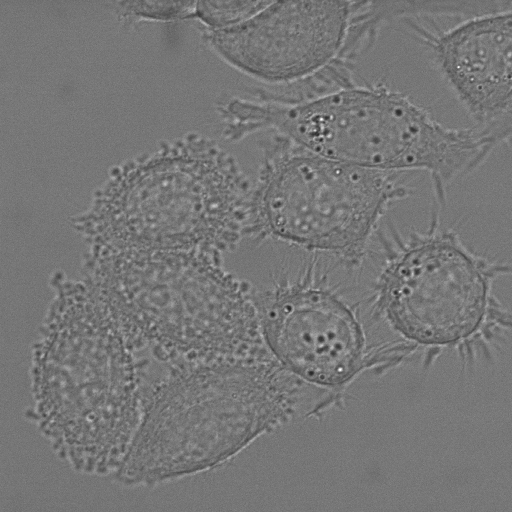
#> input picture DIC-C2DH-HeLa/01/t002.tif, 512 x 512 px, given in place of t%03d.tif, which was not available
$ jupyter execute --allow-errors Normal.ipynb
#> lines starting #> are read from the running program, lines starting #| are printed output that depends on the picture; after the words box and inside, x2 and y2 are one past the last pixel; in counts of white or black regions, pixels touching at a corner belong together; pictures that were not available may be replaced by others from this repository, and a replacement may not be noted
[cell 1]
import cv2
import numpy as np
import matplotlib.pyplot as plt
import imutils

cap=cv2.VideoCapture("./Fluo-N2DL-HeLa/Sequence 1/t%03d.tif")

ret, frame1=cap.read()
#> frame1 is the input picture: shape (512, 512, 3); min 36, max 255, mean 118.2
#> `ret,thresh=cv2.threshold(img_gray,129,255,cv2.THRESH_BINARY)`:
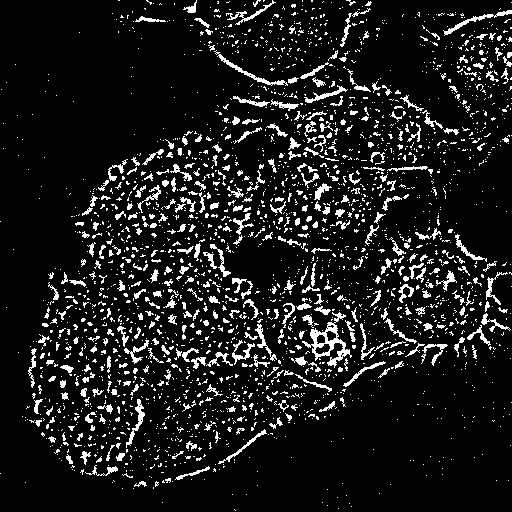
#> thresh: shape (512, 512); 10.5% white in thin lines or dots
#> `blured = cv2.morphologyEx(thresh, cv2.MORPH_OPEN, kernel, iterations=1)`:
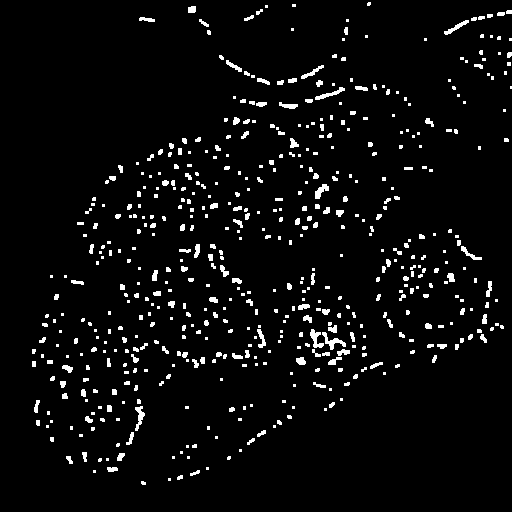
#> blured: shape (512, 512); 4.4% white; 557 white regions (352 under 20 px)
#> `contours = cv2.findContours(blured,cv2.RETR_TREE,cv2.CHAIN_APPROX_SIMP..`: contours = 557 contours, 468 with area under 20; largest, box (x1, y1, x2, y2) and area: (322, 332, 346, 350) 108, (310, 329, 324, 348) 100, (135, 406, 145, 431) 88, (315, 87, 345, 100) 86, (315, 184, 329, 199) 84
#> `image = cv2.cvtColor(thresh, cv2.COLOR_GRAY2RGB)`: image: shape (512, 512, 3); 10.5% white in thin lines or dots
ret, frame2=cap.read()


#> (the rest of this cell did not finish here and is left out)

$ run again, on DIC-C2DH-HeLa/01/t003.tif
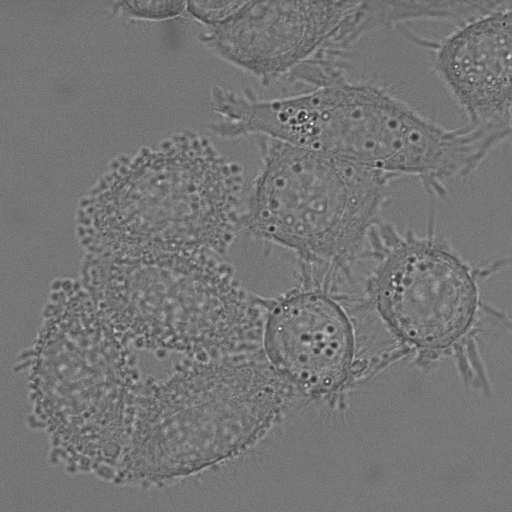
#> input picture DIC-C2DH-HeLa/01/t003.tif, 512 x 512 px, given in place of t%03d.tif, which was not available
#> frame1 is the input picture: shape (512, 512, 3); min 29, max 255, mean 117.3
#> `ret,thresh=cv2.threshold(img_gray,129,255,cv2.THRESH_BINARY)`:
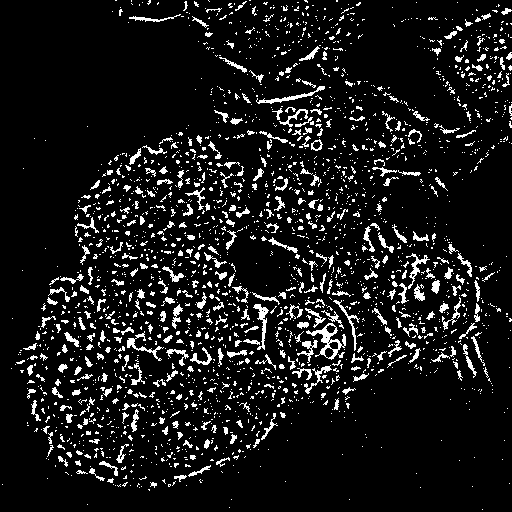
#> thresh: shape (512, 512); 9.5% white in thin lines or dots
#> `blured = cv2.morphologyEx(thresh, cv2.MORPH_OPEN, kernel, iterations=1)`:
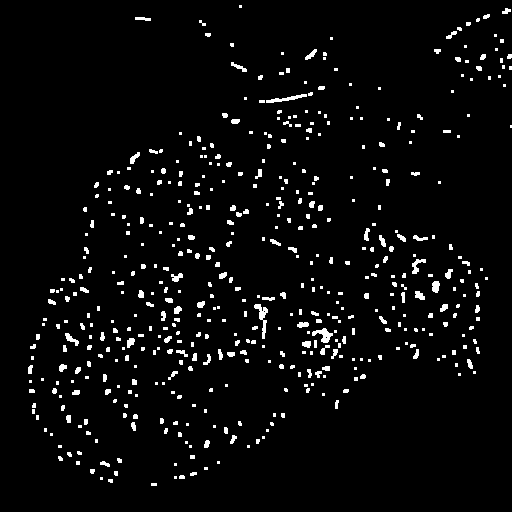
#> blured: shape (512, 512); 3.8% white; 509 white regions (326 under 20 px)
#> contours = 511 contours, 442 with area under 20; largest, box (x1, y1, x2, y2) and area: (254, 304, 268, 339) 130, (312, 328, 333, 343) 122, (266, 94, 307, 103) 96, (412, 259, 426, 274) 67, (432, 281, 440, 293) 62
#> image: shape (512, 512, 3); 9.5% white in thin lines or dots

$ run again, on DIC-C2DH-HeLa/01/t007.tif
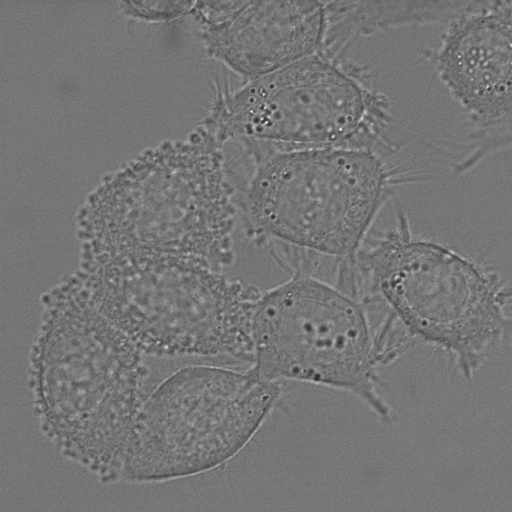
#> input picture DIC-C2DH-HeLa/01/t007.tif, 512 x 512 px, given in place of t%03d.tif, which was not available
#> frame1 is the input picture: shape (512, 512, 3); min 42, max 255, mean 117.5
#> `ret,thresh=cv2.threshold(img_gray,129,255,cv2.THRESH_BINARY)`:
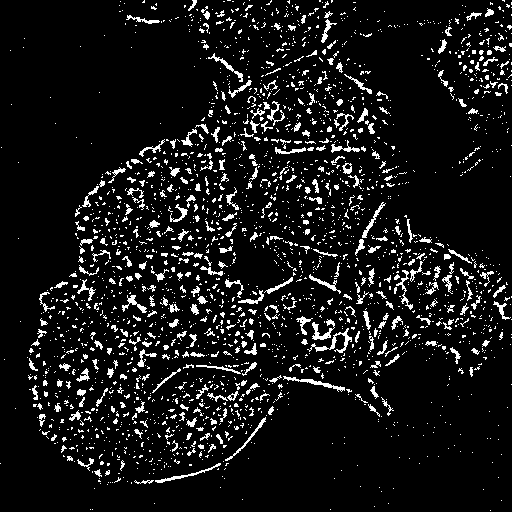
#> thresh: shape (512, 512); 8.7% white in thin lines or dots
#> `blured = cv2.morphologyEx(thresh, cv2.MORPH_OPEN, kernel, iterations=1)`:
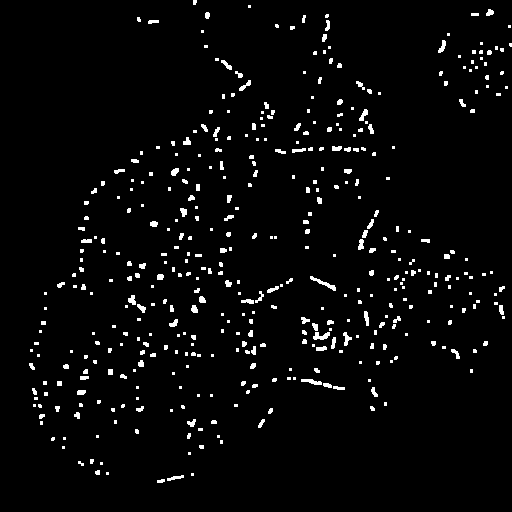
#> blured: shape (512, 512); 3.2% white; 434 white regions (280 under 20 px)
#> contours = 434 contours, 362 with area under 20; largest, box (x1, y1, x2, y2) and area: (310, 276, 336, 291) 74, (313, 332, 330, 340) 65, (301, 379, 322, 385) 53, (343, 332, 352, 346) 44, (128, 295, 136, 305) 40
#> image: shape (512, 512, 3); 8.7% white in thin lines or dots

$ run again, on DIC-C2DH-HeLa/01/t010.tif
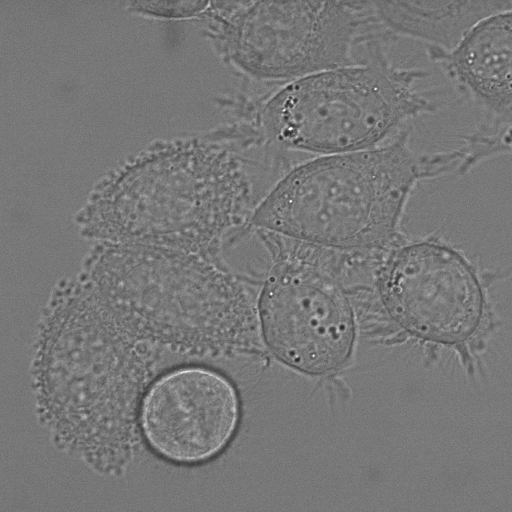
#> input picture DIC-C2DH-HeLa/01/t010.tif, 512 x 512 px, given in place of t%03d.tif, which was not available
#> frame1 is the input picture: shape (512, 512, 3); min 36, max 255, mean 119.4
#> `ret,thresh=cv2.threshold(img_gray,129,255,cv2.THRESH_BINARY)`:
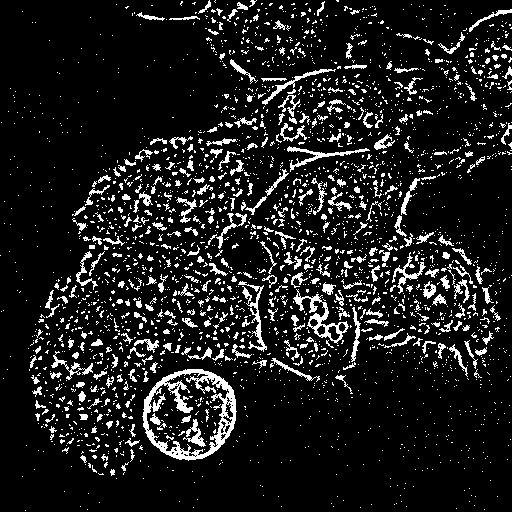
#> thresh: shape (512, 512); 11.3% white in thin lines or dots
#> `blured = cv2.morphologyEx(thresh, cv2.MORPH_OPEN, kernel, iterations=1)`:
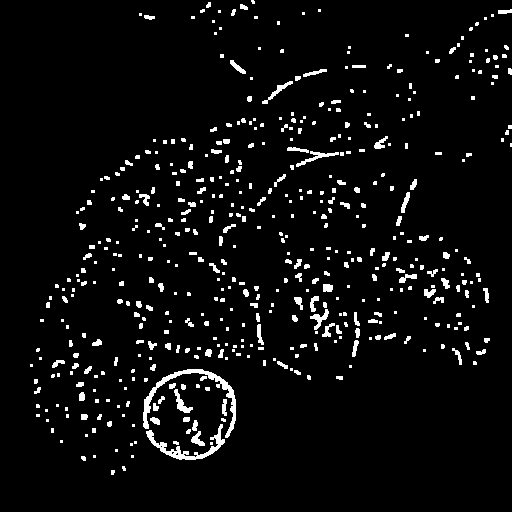
#> blured: shape (512, 512); 4.7% white; 503 white regions (314 under 20 px)
#> contours = 506 contours, 415 with area under 20; largest, box (x1, y1, x2, y2) and area: (143, 369, 236, 438) 689, (146, 424, 225, 460) 484, (174, 389, 193, 413) 125, (296, 151, 339, 167) 124, (310, 309, 329, 330) 110
#> image: shape (512, 512, 3); 11.3% white in thin lines or dots
